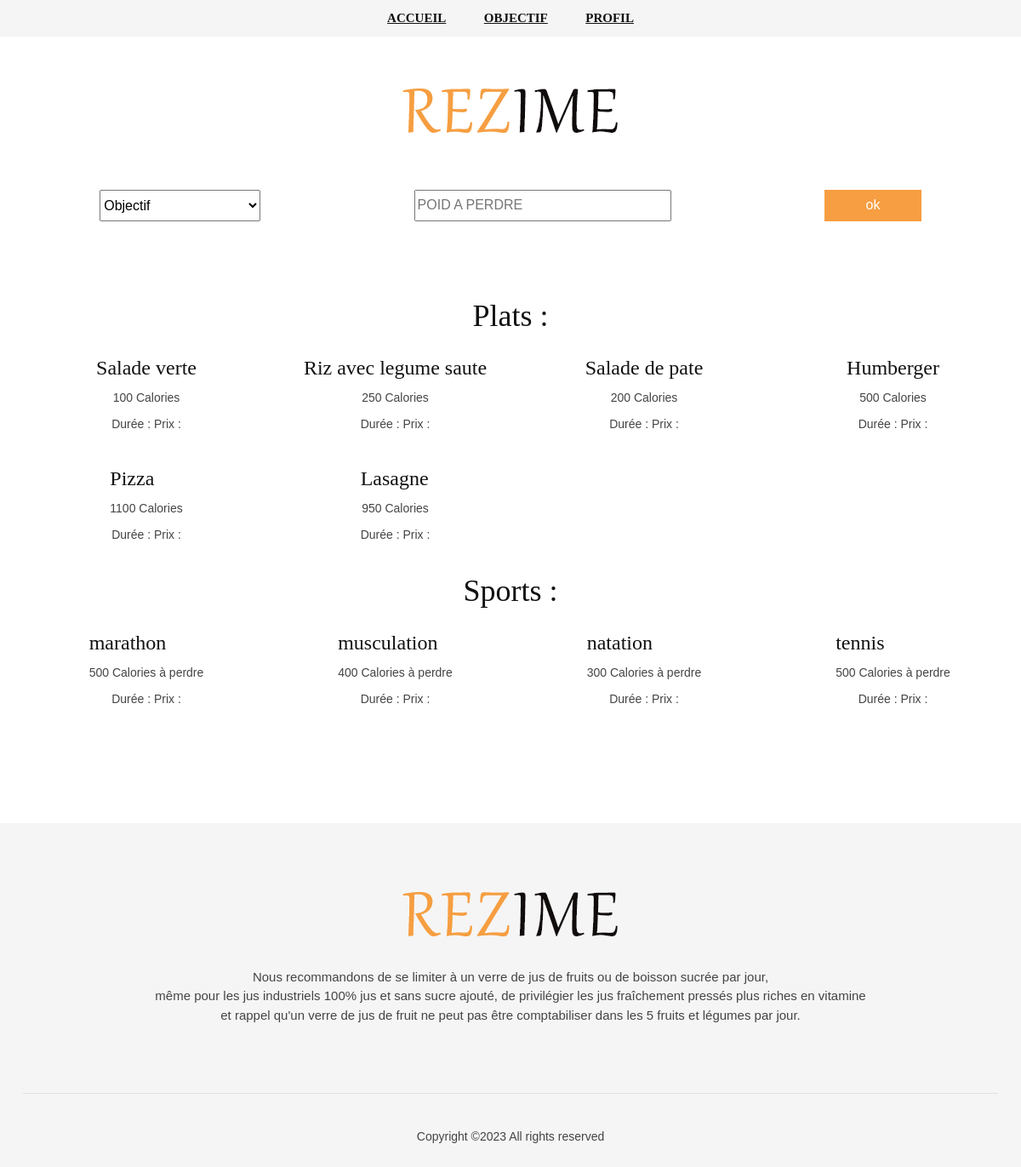
Page /index.php/c_objectif on the committed database.
### tables this page shows
create table platregime(
    idplatregime int not null auto_increment primary key,
    idobjectif int,
    plat varchar(50),
    calorie double,
    prix double,
    foreign key(idobjectif) references objectif(idobjectif)
);

create table sportregime(
    idsportregime int not null auto_increment primary key,
    idobjectif int,
    sport varchar(50),
    calorieperdue double,
    foreign key(idobjectif) references objectif(idobjectif)
);

### application/controllers/C_objectif.php (called while the page is built, shortened)
<?php
class C_objectif extends CI_Controller {
	public function index()
	{
        $objectif = $this->input->post('objectif');
        $data['objectif'] = $this->objectif->getAllObjectif();
        if ($objectif == null) {
            $data['plat'] = $this->platregime->getAllPlat();
            $data['sport'] = $this->sportregime->getAllSport();
        } else {
            $data['plat'] = $this->platregime->getPlatByobjectif($objectif);
            $data['sport'] = $this->sportregime->getSportByobjectif($objectif);
            if ($data['sport'] == 0) {
                $data['sport'] = "Aucun Sport";
            }
        }
        $this->load->view('header');
        $this->load->view('objectif',$data);
        $this->load->view('footer');
	}
}

### index.php (called while the page is built, shortened)
<?php
require_once BASEPATH.'core/CodeIgniter.php';

### application/models/Sportregime.php (called while the page is built, shortened)
<?php
    class Sportregime extends CI_Model {
        public function getAllSport() {
            $plat = array();
            $sql = "SELECT * FROM sportregime";
            $query = $this->db->query($sql);
            foreach($query->result_array() as $row) {
                $plat [] = $row;
            }
            return $plat;
        }
    }
?>

### application/models/Platregime.php (called while the page is built, shortened)
<?php
    class Platregime extends CI_Model {
        public function getAllPlat() {
            $plat = array();
            $sql = "SELECT * FROM platregime";
            $query = $this->db->query($sql);
            foreach($query->result_array() as $row) {
                $plat [] = $row;
            }
            return $plat;
        }
    }
?>

### application/views/objectif.php (the view, shortened to what this page needs)
<form action="<?php echo site_url('c_objectif');?>" method="post">
    <div class="container">
        <div class="row">
            <div class="select-option">
                <div class="input">
                    <select name="objectif">
                        <option value="" selected>Objectif</option>
                    </select>
                </div>
                <div class="input">
                    <input type="text" placeholder="POID A PERDRE" name="poid">
                </div>
                <div class="input">
                    <button>ok</button>
                </div>
            </div>
        </div>
    </div>
    <section class="categories spad">
        <div class="container">
            <div class="row">
                <center><h2 style="margin-bottom : 20px ">Plats :</h2></center>
                <?php for ($i=0; $i < count($plat); $i++) { ?>
                    <div class="col-lg-3 col-md-6 col-sm-6">
                        <div class="plat set-bg">
                            <div class="">
                                <h4><?php echo $plat[$i]['plat'] ;?></h4>
                                <center><p><?php echo $plat[$i]['calorie'] ;?> Calories</p></center>
                                <center> <p>Durée : Prix :</p> </center>
                            </div>
                        </div>
                    </div>
                <?php } ?>
            </div>
            <div class="row">
                <center><h2 style="margin-bottom : 20px ">Sports :</h2></center>
                <?php for ($i=0; $i < count($sport); $i++) { ?>
                    <div class="col-lg-3 col-md-6 col-sm-6">
                        <div class="plat set-bg">
                            <div class="">
                                <h4><?php echo $sport[$i]['sport'] ;?></h4>
                                <center><p><?php echo $sport[$i]['calorieperdue'] ;?> Calories à perdre</p></center>
                                <center> <p>Durée : Prix :</p> </center>
                            </div>
                        </div>
                    </div>
                <?php } ?>
            </div>
        </div>
    </section>
</form>

### application/views/header.php (shortened to what this page needs)
<!DOCTYPE html>
<html lang="zxx">
<head>
    <link rel="stylesheet" href="<?php echo base_url('assets/css/bootstrap.min.css');?>" type="text/css">
    <link rel="stylesheet" href="<?php echo base_url('assets/css/elegant-icons.css');?>" type="text/css">
    <link rel="stylesheet" href="<?php echo base_url('assets/css/owl.carousel.min.css');?>" type="text/css">
    <link rel="stylesheet" href="<?php echo base_url('assets/css/slicknav.min.css');?>" type="text/css">
    <link rel="stylesheet" href="<?php echo base_url('assets/css/style.css');?>" type="text/css">
</head>
<body>
    <header class="header">
        <div class="header__top">
            <div class="container">
                <div class="row">
                    <div class="col-lg-2 col-md-1 col-6 order-md-1 order-1">
                        <div class="header__humberger">
                        </div>
                    </div>
                    <div class="col-lg-8 col-md-10 order-md-2 order-3">
                        <nav class="header__menu">
                            <ul>
                                <li><a href="<?php echo site_url('c_accueil');?>">Accueil</a></li>
                                <li><a href="<?php echo site_url('c_objectif');?>">Objectif</a></li>
                                <li><a href="<?php echo site_url('c_profil');?>">Profil</a></li>
                            </ul>
                        </nav>
                    </div>
                    <div class="col-lg-2 col-md-1 col-6 order-md-3 order-2">
                        <div class="header__search">
                        </div>
                    </div>
                </div>
            </div>
        </div>
        <div class="container">
            <div class="row">
                <div class="col-lg-3 col-md-3">
                </div>
                <div class="col-lg-6 col-md-6">
                    <div class="header__logo">
                        <a href="./index.html"><img src="<?php echo base_url('assets/img/REZIME.png');?>" alt=""></a>
                    </div>
                </div>
                </div>
            </div>
    </header>

### application/views/footer.php (shortened to what this page needs)
    <footer class="footer">
        <div class="container">
            <div class="row">
                <div class="col-lg-12">
                    <div class="footer__text">
                        <div class="footer__logo">
                            <a href="#"><img src="<?php echo base_url('assets/img/REZIME.png');?>" alt=""></a>
                        </div>
                        <p>
                            Nous recommandons de se limiter à un verre de jus de fruits ou de boisson sucrée par jour,<br>
                            même pour les jus industriels 100% jus et sans sucre ajouté, de privilégier les jus fraîchement pressés plus riches en vitamine <br>
                            et rappel qu'un verre de jus de fruit ne peut pas être comptabiliser dans les 5 fruits et légumes par jour.
                        </p>
                    </div>
                    <div class="footer__copyright">
                        <p>
  Copyright &copy;<script>document.write(new Date().getFullYear());</script> All rights reserved
  </p>
                    </div>
                </div>
            </div>
        </div>
    </footer>
</body>
</html>

### assets/css/style.css (style rules this page uses)
html, body { height: 100%; font-family: "Nunito Sans", sans-serif; -webkit-font-smoothing: antialiased; }
h1, h2, h3, h4, h5, h6 { margin: 0; color: #111111; font-weight: 400; font-family: "Unna", serif; }
h2 { font-size: 36px; }
h4 { font-size: 24px; }
p { font-size: 14px; font-family: "Nunito Sans", sans-serif; color: #444444; font-weight: 400; margin-top: 10px; margin-bottom: 0px; }
img { max-width: 100%; }
ul, ol { padding: 0; margin: 0; }
.set-bg { background-repeat: no-repeat; background-size: cover; background-position: top center; }
.spad { padding-top: 100px; padding-bottom: 100px; }
.header__top { background: #f5f5f5; }
.header__humberger { font-size: 14px; color: #111111; padding: 10px 0 11px; }
.header__menu { text-align: center; }
.header__menu ul li { list-style: none; display: inline-block; margin-right: 40px; }
.header__menu ul li:last-child { margin-right: 0; }
.header__menu ul li a { font-size: 15px; color: #111111; font-weight: 700; font-family: "Unna", serif; text-transform: uppercase; -webkit-transition: all 0.3s; -o-transition: all 0.3s; transition: all 0.3s; position: relative; padding: 10px 0; display: block; }
.header__menu ul li a:after { position: absolute; left: 0; bottom: 1px; width: 100%; height: 2px; background: #f4952f; content: ""; opacity: 0; -webkit-transition: all 0.5s; -o-transition: all 0.5s; transition: all 0.5s; -webkit-transform: scaleX(0); -ms-transform: scaleX(0); transform: scaleX(0); }
.header__search { font-size: 14px; color: #111111; text-align: right; padding: 10px 0 11px; }
.header__logo { padding: 50px 0 40px; text-align: center; }
.header__logo a { display: inline-block; }
.categories { padding-top: 90px; }
.footer { background: #f5f5f5; padding-top: 20px; }
.footer__text { padding: 50px 0; text-align: center; }
.footer__text .footer__logo { margin-bottom: 10px; }
.footer__text .footer__logo a { display: inline-block; }
.footer__text p { font-size: 15px; margin-bottom: 30px; }
.footer__copyright { font-size: 15px; color: #444444; border-top: 1px solid #e1e1e1; text-align: center; padding: 30px 0 25px; }
@media only screen and (min-width: 1200px) { .container { max-width: 1170px; } }
.plat { width: 290px; height: 100px; display: flex; -webkit-box-align: center; -ms-flex-align: center; align-items: center; -webkit-box-pack: center; -ms-flex-pack: center; justify-content: center; margin-bottom: 30px; }
.select-option { display: flex; justify-content: space-around; }
.input select { width: 5cm; height: 1cm }
.input input { width: 8cm; height: 1cm }
.input button { width: 3cm; height: 1cm; background: #f69e41; color: #fff; border: none; }

### rows in the picture
platregime: plat "Salade verte", calorie "100"
platregime: plat "Riz avec legume saute", calorie "250"
platregime: plat "Salade de pate", calorie "200"
platregime: plat "Humberger", calorie "500"
platregime: plat "Pizza", calorie "1100"
platregime: plat "Lasagne", calorie "950"
sportregime: sport "marathon", calorieperdue "500"
sportregime: sport "musculation", calorieperdue "400"
sportregime: sport "natation", calorieperdue "300"
sportregime: sport "tennis", calorieperdue "500"
